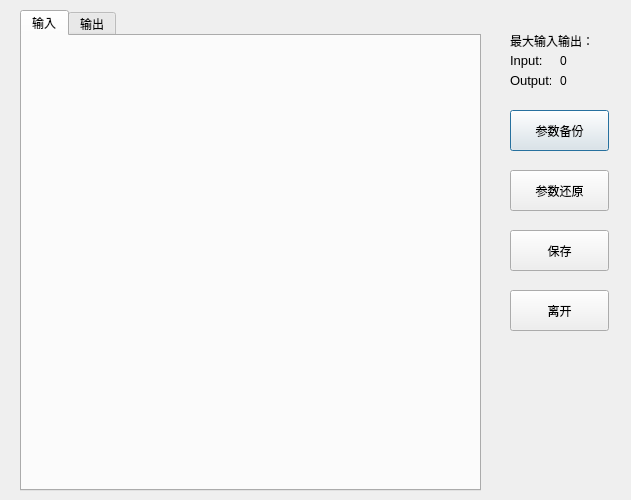
<?xml version="1.0" encoding="UTF-8"?>
<ui version="4.0">
 <class>DlgIOParameter</class>
 <widget class="QDialog" name="DlgIOParameter">
  <property name="geometry">
   <rect>
    <x>0</x>
    <y>0</y>
    <width>631</width>
    <height>500</height>
   </rect>
  </property>
  <property name="windowTitle">
   <string>IO参数</string>
  </property>
  <widget class="QTabWidget" name="tabWidget_iopara">
   <property name="geometry">
    <rect>
     <x>20</x>
     <y>10</y>
     <width>461</width>
     <height>481</height>
    </rect>
   </property>
   <property name="currentIndex">
    <number>0</number>
   </property>
   <widget class="QWidget" name="tab_input">
    <attribute name="title">
     <string>输入</string>
    </attribute>
   </widget>
   <widget class="QWidget" name="tab_output">
    <attribute name="title">
     <string>输出</string>
    </attribute>
   </widget>
  </widget>
  <widget class="QPushButton" name="btn_iobackup">
   <property name="geometry">
    <rect>
     <x>510</x>
     <y>110</y>
     <width>99</width>
     <height>41</height>
    </rect>
   </property>
   <property name="text">
    <string>参数备份</string>
   </property>
  </widget>
  <widget class="QPushButton" name="btn_iorecover">
   <property name="geometry">
    <rect>
     <x>510</x>
     <y>170</y>
     <width>99</width>
     <height>41</height>
    </rect>
   </property>
   <property name="text">
    <string>参数还原</string>
   </property>
  </widget>
  <widget class="QPushButton" name="btn_iosave">
   <property name="geometry">
    <rect>
     <x>510</x>
     <y>230</y>
     <width>99</width>
     <height>41</height>
    </rect>
   </property>
   <property name="text">
    <string>保存</string>
   </property>
  </widget>
  <widget class="QPushButton" name="btn_ioleave">
   <property name="geometry">
    <rect>
     <x>510</x>
     <y>290</y>
     <width>99</width>
     <height>41</height>
    </rect>
   </property>
   <property name="text">
    <string>离开</string>
   </property>
  </widget>
  <widget class="QLabel" name="label">
   <property name="geometry">
    <rect>
     <x>510</x>
     <y>30</y>
     <width>91</width>
     <height>21</height>
    </rect>
   </property>
   <property name="text">
    <string>最大输入输出：</string>
   </property>
  </widget>
  <widget class="QLabel" name="label_2">
   <property name="geometry">
    <rect>
     <x>510</x>
     <y>50</y>
     <width>41</width>
     <height>21</height>
    </rect>
   </property>
   <property name="font">
    <font>
     <pointsize>10</pointsize>
    </font>
   </property>
   <property name="text">
    <string>Input:</string>
   </property>
  </widget>
  <widget class="QLabel" name="label_input_maxnum">
   <property name="geometry">
    <rect>
     <x>560</x>
     <y>50</y>
     <width>55</width>
     <height>21</height>
    </rect>
   </property>
   <property name="text">
    <string>0</string>
   </property>
  </widget>
  <widget class="QLabel" name="label_output_maxnum">
   <property name="geometry">
    <rect>
     <x>560</x>
     <y>70</y>
     <width>55</width>
     <height>21</height>
    </rect>
   </property>
   <property name="text">
    <string>0</string>
   </property>
  </widget>
  <widget class="QLabel" name="label_5">
   <property name="geometry">
    <rect>
     <x>510</x>
     <y>70</y>
     <width>41</width>
     <height>21</height>
    </rect>
   </property>
   <property name="font">
    <font>
     <pointsize>10</pointsize>
    </font>
   </property>
   <property name="text">
    <string>Output:</string>
   </property>
  </widget>
 </widget>
 <resources/>
 <connections/>
</ui>
